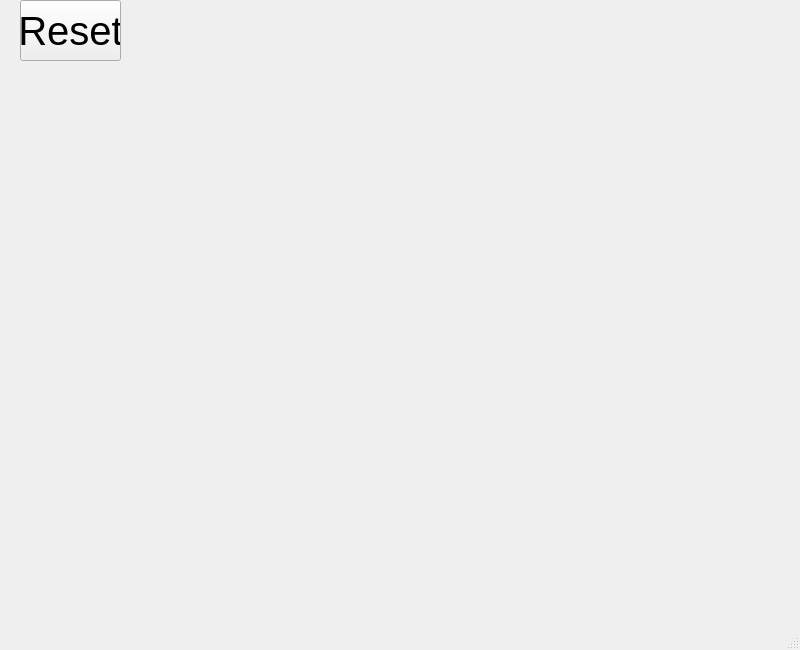
<?xml version="1.0" encoding="UTF-8"?>
<ui version="4.0">
 <class>MW</class>
 <widget class="QMainWindow" name="MW">
  <property name="geometry">
   <rect>
    <x>0</x>
    <y>0</y>
    <width>800</width>
    <height>650</height>
   </rect>
  </property>
  <property name="windowTitle">
   <string>MainWindow</string>
  </property>
  <widget class="QWidget" name="centralwidget">
   <widget class="QPushButton" name="reset">
    <property name="geometry">
     <rect>
      <x>20</x>
      <y>0</y>
      <width>101</width>
      <height>61</height>
     </rect>
    </property>
    <property name="font">
     <font>
      <pointsize>30</pointsize>
     </font>
    </property>
    <property name="text">
     <string>Reset</string>
    </property>
   </widget>
  </widget>
  <widget class="QMenuBar" name="menubar">
   <property name="geometry">
    <rect>
     <x>0</x>
     <y>0</y>
     <width>800</width>
     <height>21</height>
    </rect>
   </property>
  </widget>
  <widget class="QStatusBar" name="statusbar"/>
 </widget>
 <resources/>
 <connections/>
</ui>
